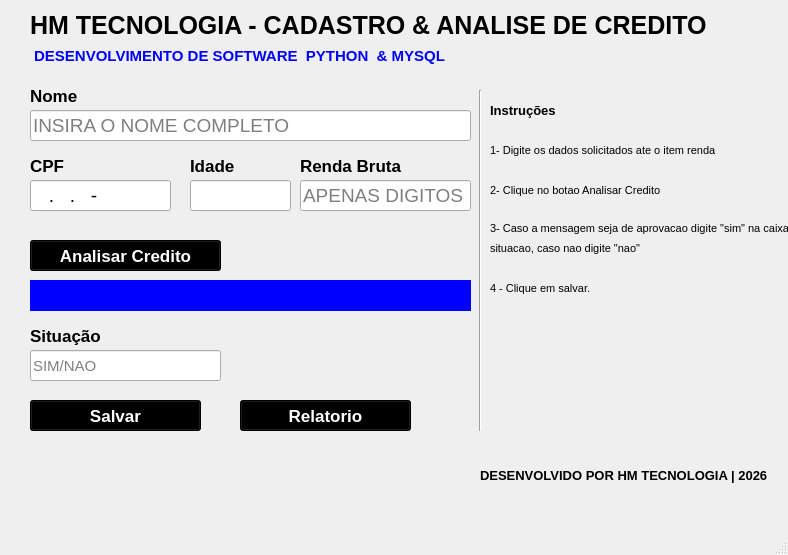
<?xml version="1.0" encoding="UTF-8"?>
<ui version="4.0">
 <class>MainWindow</class>
 <widget class="QMainWindow" name="MainWindow">
  <property name="geometry">
   <rect>
    <x>0</x>
    <y>0</y>
    <width>788</width>
    <height>555</height>
   </rect>
  </property>
  <property name="font">
   <font>
    <pointsize>14</pointsize>
   </font>
  </property>
  <property name="windowTitle">
   <string>MainWindow</string>
  </property>
  <widget class="QWidget" name="centralwidget">
   <widget class="QLabel" name="label">
    <property name="geometry">
     <rect>
      <x>30</x>
      <y>10</y>
      <width>721</width>
      <height>31</height>
     </rect>
    </property>
    <property name="font">
     <font>
      <family>MS Shell Dlg 2</family>
      <pointsize>19</pointsize>
      <weight>75</weight>
      <bold>true</bold>
     </font>
    </property>
    <property name="text">
     <string>HM TECNOLOGIA - CADASTRO &amp; ANALISE DE CREDITO</string>
    </property>
   </widget>
   <widget class="QLabel" name="label_2">
    <property name="geometry">
     <rect>
      <x>30</x>
      <y>40</y>
      <width>421</width>
      <height>31</height>
     </rect>
    </property>
    <property name="font">
     <font>
      <family>Arial</family>
      <pointsize>11</pointsize>
      <weight>75</weight>
      <bold>true</bold>
     </font>
    </property>
    <property name="styleSheet">
     <string notr="true">color: rgb(0, 0, 255);</string>
    </property>
    <property name="text">
     <string> DESENVOLVIMENTO DE SOFTWARE  PYTHON  &amp; MYSQL</string>
    </property>
   </widget>
   <widget class="QLabel" name="label_3">
    <property name="geometry">
     <rect>
      <x>30</x>
      <y>80</y>
      <width>61</width>
      <height>31</height>
     </rect>
    </property>
    <property name="font">
     <font>
      <family>Arial</family>
      <pointsize>13</pointsize>
      <weight>75</weight>
      <bold>true</bold>
     </font>
    </property>
    <property name="text">
     <string>Nome</string>
    </property>
   </widget>
   <widget class="QLineEdit" name="txtNome">
    <property name="geometry">
     <rect>
      <x>30</x>
      <y>110</y>
      <width>441</width>
      <height>31</height>
     </rect>
    </property>
    <property name="font">
     <font>
      <pointsize>14</pointsize>
     </font>
    </property>
    <property name="placeholderText">
     <string>INSIRA O NOME COMPLETO</string>
    </property>
   </widget>
   <widget class="QLabel" name="label_4">
    <property name="geometry">
     <rect>
      <x>480</x>
      <y>460</y>
      <width>301</width>
      <height>31</height>
     </rect>
    </property>
    <property name="font">
     <font>
      <family>Arial</family>
      <pointsize>10</pointsize>
      <weight>75</weight>
      <bold>true</bold>
     </font>
    </property>
    <property name="styleSheet">
     <string notr="true">color: rgb(0, 0, 255);
color: rgb(0, 0, 0);</string>
    </property>
    <property name="text">
     <string>DESENVOLVIDO POR HM TECNOLOGIA | 2026</string>
    </property>
   </widget>
   <widget class="QLabel" name="label_5">
    <property name="geometry">
     <rect>
      <x>30</x>
      <y>150</y>
      <width>61</width>
      <height>31</height>
     </rect>
    </property>
    <property name="font">
     <font>
      <family>Arial</family>
      <pointsize>13</pointsize>
      <weight>75</weight>
      <bold>true</bold>
     </font>
    </property>
    <property name="text">
     <string>CPF</string>
    </property>
   </widget>
   <widget class="QLineEdit" name="txtCpf">
    <property name="geometry">
     <rect>
      <x>30</x>
      <y>180</y>
      <width>141</width>
      <height>31</height>
     </rect>
    </property>
    <property name="font">
     <font>
      <pointsize>14</pointsize>
     </font>
    </property>
    <property name="inputMask">
     <string>000.000.000-00</string>
    </property>
   </widget>
   <widget class="QLabel" name="label_6">
    <property name="geometry">
     <rect>
      <x>190</x>
      <y>150</y>
      <width>61</width>
      <height>31</height>
     </rect>
    </property>
    <property name="font">
     <font>
      <family>Arial</family>
      <pointsize>13</pointsize>
      <weight>75</weight>
      <bold>true</bold>
     </font>
    </property>
    <property name="text">
     <string>Idade</string>
    </property>
   </widget>
   <widget class="QLineEdit" name="txtIdade">
    <property name="geometry">
     <rect>
      <x>190</x>
      <y>180</y>
      <width>101</width>
      <height>31</height>
     </rect>
    </property>
    <property name="font">
     <font>
      <pointsize>14</pointsize>
     </font>
    </property>
   </widget>
   <widget class="QLabel" name="label_7">
    <property name="geometry">
     <rect>
      <x>300</x>
      <y>150</y>
      <width>111</width>
      <height>31</height>
     </rect>
    </property>
    <property name="font">
     <font>
      <family>Arial</family>
      <pointsize>13</pointsize>
      <weight>75</weight>
      <bold>true</bold>
     </font>
    </property>
    <property name="text">
     <string>Renda Bruta </string>
    </property>
   </widget>
   <widget class="QLineEdit" name="txtRenda">
    <property name="geometry">
     <rect>
      <x>300</x>
      <y>180</y>
      <width>171</width>
      <height>31</height>
     </rect>
    </property>
    <property name="font">
     <font>
      <pointsize>14</pointsize>
     </font>
    </property>
    <property name="placeholderText">
     <string>APENAS DIGITOS</string>
    </property>
   </widget>
   <widget class="QLabel" name="txtSituacao">
    <property name="geometry">
     <rect>
      <x>30</x>
      <y>320</y>
      <width>111</width>
      <height>31</height>
     </rect>
    </property>
    <property name="font">
     <font>
      <family>Arial</family>
      <pointsize>13</pointsize>
      <weight>75</weight>
      <bold>true</bold>
     </font>
    </property>
    <property name="text">
     <string>Situação</string>
    </property>
   </widget>
   <widget class="QLineEdit" name="txtSituacaoResposta">
    <property name="geometry">
     <rect>
      <x>30</x>
      <y>350</y>
      <width>191</width>
      <height>31</height>
     </rect>
    </property>
    <property name="font">
     <font>
      <pointsize>11</pointsize>
     </font>
    </property>
    <property name="placeholderText">
     <string>SIM/NAO</string>
    </property>
   </widget>
   <widget class="QPushButton" name="btnAnalise">
    <property name="geometry">
     <rect>
      <x>30</x>
      <y>240</y>
      <width>191</width>
      <height>31</height>
     </rect>
    </property>
    <property name="font">
     <font>
      <pointsize>13</pointsize>
      <weight>75</weight>
      <bold>true</bold>
     </font>
    </property>
    <property name="styleSheet">
     <string notr="true">background-color: rgb(0, 0, 0);
color: rgb(255, 255, 255);</string>
    </property>
    <property name="text">
     <string>Analisar Credito</string>
    </property>
   </widget>
   <widget class="QLabel" name="lblAnalise">
    <property name="geometry">
     <rect>
      <x>30</x>
      <y>280</y>
      <width>441</width>
      <height>31</height>
     </rect>
    </property>
    <property name="font">
     <font>
      <pointsize>14</pointsize>
      <weight>75</weight>
      <bold>true</bold>
     </font>
    </property>
    <property name="styleSheet">
     <string notr="true">background-color: rgb(0, 0, 255);
color: rgb(255, 255, 255);</string>
    </property>
    <property name="alignment">
     <set>Qt::AlignCenter</set>
    </property>
   </widget>
   <widget class="QPushButton" name="btnSalvar">
    <property name="geometry">
     <rect>
      <x>30</x>
      <y>400</y>
      <width>171</width>
      <height>31</height>
     </rect>
    </property>
    <property name="font">
     <font>
      <pointsize>13</pointsize>
      <weight>75</weight>
      <bold>true</bold>
     </font>
    </property>
    <property name="styleSheet">
     <string notr="true">background-color: rgb(0, 0, 0);
color: rgb(255, 255, 255);</string>
    </property>
    <property name="text">
     <string>Salvar</string>
    </property>
   </widget>
   <widget class="QPushButton" name="btnRelatorio">
    <property name="geometry">
     <rect>
      <x>240</x>
      <y>400</y>
      <width>171</width>
      <height>31</height>
     </rect>
    </property>
    <property name="font">
     <font>
      <pointsize>13</pointsize>
      <weight>75</weight>
      <bold>true</bold>
     </font>
    </property>
    <property name="styleSheet">
     <string notr="true">background-color: rgb(0, 0, 0);
color: rgb(255, 255, 255);</string>
    </property>
    <property name="text">
     <string>Relatorio</string>
    </property>
   </widget>
   <widget class="Line" name="line">
    <property name="geometry">
     <rect>
      <x>470</x>
      <y>90</y>
      <width>20</width>
      <height>341</height>
     </rect>
    </property>
    <property name="orientation">
     <enum>Qt::Vertical</enum>
    </property>
   </widget>
   <widget class="QLabel" name="label_10">
    <property name="geometry">
     <rect>
      <x>490</x>
      <y>100</y>
      <width>71</width>
      <height>21</height>
     </rect>
    </property>
    <property name="font">
     <font>
      <pointsize>10</pointsize>
      <weight>75</weight>
      <bold>true</bold>
     </font>
    </property>
    <property name="text">
     <string>Instruções</string>
    </property>
   </widget>
   <widget class="QLabel" name="label_11">
    <property name="geometry">
     <rect>
      <x>490</x>
      <y>140</y>
      <width>271</width>
      <height>21</height>
     </rect>
    </property>
    <property name="font">
     <font>
      <pointsize>8</pointsize>
     </font>
    </property>
    <property name="text">
     <string>1- Digite os dados solicitados ate o item renda</string>
    </property>
   </widget>
   <widget class="QLabel" name="label_12">
    <property name="geometry">
     <rect>
      <x>490</x>
      <y>180</y>
      <width>271</width>
      <height>21</height>
     </rect>
    </property>
    <property name="font">
     <font>
      <pointsize>8</pointsize>
     </font>
    </property>
    <property name="text">
     <string>2- Clique no botao Analisar Credito</string>
    </property>
   </widget>
   <widget class="QLabel" name="label_13">
    <property name="geometry">
     <rect>
      <x>490</x>
      <y>220</y>
      <width>301</width>
      <height>16</height>
     </rect>
    </property>
    <property name="font">
     <font>
      <pointsize>8</pointsize>
     </font>
    </property>
    <property name="text">
     <string>3- Caso a mensagem seja de aprovacao digite &quot;sim&quot; na caixa</string>
    </property>
   </widget>
   <widget class="QLabel" name="label_14">
    <property name="geometry">
     <rect>
      <x>490</x>
      <y>240</y>
      <width>301</width>
      <height>16</height>
     </rect>
    </property>
    <property name="font">
     <font>
      <pointsize>8</pointsize>
     </font>
    </property>
    <property name="text">
     <string>situacao, caso nao digite &quot;nao&quot;</string>
    </property>
   </widget>
   <widget class="QLabel" name="label_15">
    <property name="geometry">
     <rect>
      <x>490</x>
      <y>280</y>
      <width>301</width>
      <height>16</height>
     </rect>
    </property>
    <property name="font">
     <font>
      <pointsize>8</pointsize>
     </font>
    </property>
    <property name="text">
     <string>4 - Clique em salvar.</string>
    </property>
   </widget>
  </widget>
  <widget class="QMenuBar" name="menubar">
   <property name="geometry">
    <rect>
     <x>0</x>
     <y>0</y>
     <width>788</width>
     <height>31</height>
    </rect>
   </property>
  </widget>
  <widget class="QStatusBar" name="statusbar"/>
 </widget>
 <resources/>
 <connections/>
</ui>
